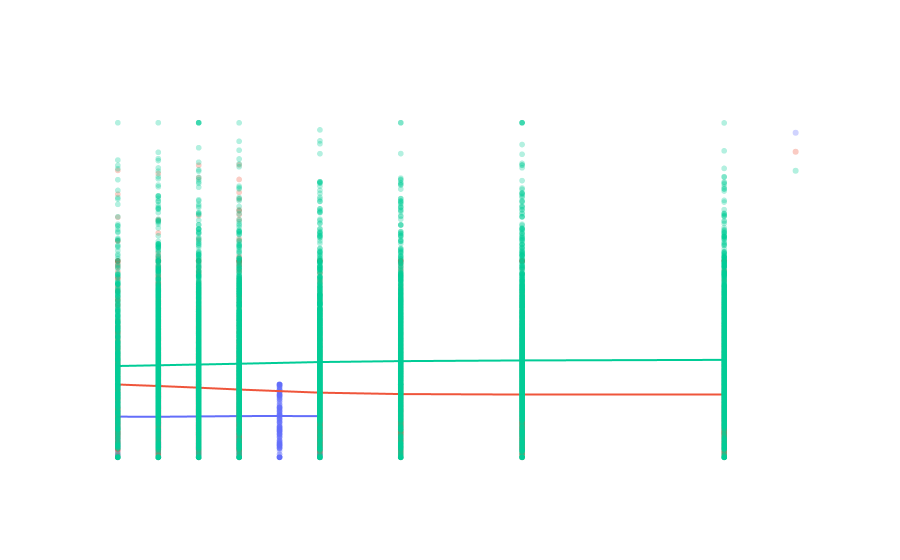

Notebook code cell kept with this figure:
### Code cell
### 3. Salary vs. Years of Experience (scatter with trendline)
fig = px.scatter(ai_df, x='years_experience', y='salary', color='experience_level',
                 trendline='lowess', title='Salary vs. Years of Experience',
                 category_orders={'experience_level': ['Entry', 'Mid', 'Senior']},
                 labels={'years_experience': 'Years of Experience', 'salary': 'Salary (USD)'},
                 opacity=0.3)

fig.update_layout(paper_bgcolor='rgba(0,0,0,0)', plot_bgcolor='rgba(0,0,0,0)', font=dict(color='white'),
    xaxis=dict(gridcolor='rgba(255,255,255,0.69)'),
    yaxis=dict(gridcolor='rgba(255,255,255,0.69)')
)

fig.write_image('notebook_images/plot_images/new/eda_03.png', scale=2)
fig.show()

### Figure 1 — Plotly figure (JSON) as saved in the notebook; plotly's stock layout.template omitted (floating-point values rounded to 4 significant figures; data arrays with more than 128 entries replaced by an {"elided": "..."} marker saying what was removed)
{"data": [{"hovertemplate": "experience_level=Entry<br>Years of Experience=%{x}<br>Salary (USD)=%{y}<extra></extra>", "legendgroup": "Entry", "marker": {"color": "#636efa", "opacity": 0.3, "symbol": "circle"}, "mode": "markers", "name": "Entry", "showlegend": true, "x": {"elided": "2921 int values"}, "xaxis": "x", "y": {"elided": "2921 int values"}, "yaxis": "y", "type": "scattergl"}, {"hovertemplate": "<b>LOWESS trendline</b><br><br>experience_level=Entry<br>Years of Experience=%{x}<br>Salary (USD)=%{y} <b>(trend)</b><extra></extra>", "legendgroup": "Entry", "marker": {"color": "#636efa", "symbol": "circle"}, "mode": "lines", "name": "Entry", "showlegend": false, "x": {"elided": "2921 int values"}, "xaxis": "x", "y": {"elided": "2921 float values"}, "yaxis": "y", "type": "scattergl"}, {"hovertemplate": "experience_level=Mid<br>Years of Experience=%{x}<br>Salary (USD)=%{y}<extra></extra>", "legendgroup": "Mid", "marker": {"color": "#EF553B", "opacity": 0.3, "symbol": "circle"}, "mode": "markers", "name": "Mid", "showlegend": true, "x": {"elided": "6513 int values"}, "xaxis": "x", "y": {"elided": "6513 int values"}, "yaxis": "y", "type": "scattergl"}, {"hovertemplate": "<b>LOWESS trendline</b><br><br>experience_level=Mid<br>Years of Experience=%{x}<br>Salary (USD)=%{y} <b>(trend)</b><extra></extra>", "legendgroup": "Mid", "marker": {"color": "#EF553B", "symbol": "circle"}, "mode": "lines", "name": "Mid", "showlegend": false, "x": {"elided": "6513 int values"}, "xaxis": "x", "y": {"elided": "6513 float values"}, "yaxis": "y", "type": "scattergl"}, {"hovertemplate": "experience_level=Senior<br>Years of Experience=%{x}<br>Salary (USD)=%{y}<extra></extra>", "legendgroup": "Senior", "marker": {"color": "#00cc96", "opacity": 0.3, "symbol": "circle"}, "mode": "markers", "name": "Senior", "showlegend": true, "x": {"elided": "7454 int values"}, "xaxis": "x", "y": {"elided": "7454 int values"}, "yaxis": "y", "type": "scattergl"}, {"hovertemplate": "<b>LOWESS trendline</b><br><br>experience_level=Senior<br>Years of Experience=%{x}<br>Salary (USD)=%{y} <b>(trend)</b><extra></extra>", "legendgroup": "Senior", "marker": {"color": "#00cc96", "symbol": "circle"}, "mode": "lines", "name": "Senior", "showlegend": false, "x": {"elided": "7454 int values"}, "xaxis": "x", "y": {"elided": "7454 float values"}, "yaxis": "y", "type": "scattergl"}], "layout": {"xaxis": {"anchor": "y", "domain": [0.0, 1.0], "title": {"text": "Years of Experience"}, "gridcolor": "rgba(255,255,255,0.69)"}, "yaxis": {"anchor": "x", "domain": [0.0, 1.0], "title": {"text": "Salary (USD)"}, "gridcolor": "rgba(255,255,255,0.69)"}, "legend": {"title": {"text": "experience_level"}, "tracegroupgap": 0}, "title": {"text": "Salary vs. Years of Experience"}, "font": {"color": "white"}, "paper_bgcolor": "rgba(0,0,0,0)", "plot_bgcolor": "rgba(0,0,0,0)"}}
